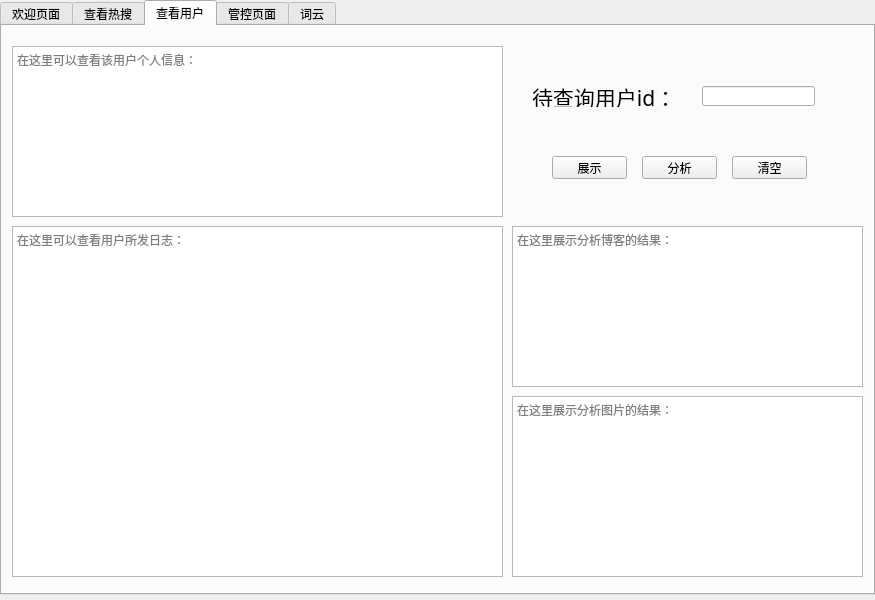
<?xml version="1.0" encoding="UTF-8"?>
<ui version="4.0">
 <class>Form</class>
 <widget class="QWidget" name="Form">
  <property name="geometry">
   <rect>
    <x>0</x>
    <y>0</y>
    <width>875</width>
    <height>600</height>
   </rect>
  </property>
  <property name="minimumSize">
   <size>
    <width>875</width>
    <height>600</height>
   </size>
  </property>
  <property name="maximumSize">
   <size>
    <width>875</width>
    <height>600</height>
   </size>
  </property>
  <property name="windowTitle">
   <string>欢迎来到微博管控系统</string>
  </property>
  <widget class="QTabWidget" name="tabWidget">
   <property name="geometry">
    <rect>
     <x>0</x>
     <y>0</y>
     <width>875</width>
     <height>595</height>
    </rect>
   </property>
   <property name="minimumSize">
    <size>
     <width>875</width>
     <height>595</height>
    </size>
   </property>
   <property name="maximumSize">
    <size>
     <width>875</width>
     <height>600</height>
    </size>
   </property>
   <property name="styleSheet">
    <string notr="true">E:/pythonProject/weibo/resource/background.jpg</string>
   </property>
   <property name="tabPosition">
    <enum>QTabWidget::North</enum>
   </property>
   <property name="tabShape">
    <enum>QTabWidget::Rounded</enum>
   </property>
   <property name="currentIndex">
    <number>2</number>
   </property>
   <widget class="QWidget" name="tab_3">
    <attribute name="title">
     <string>欢迎页面</string>
    </attribute>
    <widget class="QLabel" name="label_2">
     <property name="geometry">
      <rect>
       <x>140</x>
       <y>190</y>
       <width>571</width>
       <height>91</height>
      </rect>
     </property>
     <property name="font">
      <font>
       <family>微软雅黑</family>
       <pointsize>28</pointsize>
       <weight>75</weight>
       <italic>true</italic>
       <bold>true</bold>
       <underline>false</underline>
      </font>
     </property>
     <property name="text">
      <string>欢迎进入微博内容识别与管控系统</string>
     </property>
     <property name="alignment">
      <set>Qt::AlignCenter</set>
     </property>
    </widget>
   </widget>
   <widget class="QWidget" name="tab">
    <attribute name="title">
     <string>查看热搜</string>
    </attribute>
    <widget class="QPushButton" name="view_rs_button">
     <property name="geometry">
      <rect>
       <x>280</x>
       <y>510</y>
       <width>75</width>
       <height>23</height>
      </rect>
     </property>
     <property name="text">
      <string>查看热搜</string>
     </property>
    </widget>
    <widget class="QPushButton" name="clear_rs_button">
     <property name="geometry">
      <rect>
       <x>480</x>
       <y>510</y>
       <width>75</width>
       <height>23</height>
      </rect>
     </property>
     <property name="text">
      <string>清除热搜</string>
     </property>
    </widget>
    <widget class="QScrollArea" name="scrollArea">
     <property name="geometry">
      <rect>
       <x>0</x>
       <y>60</y>
       <width>861</width>
       <height>421</height>
      </rect>
     </property>
     <property name="widgetResizable">
      <bool>true</bool>
     </property>
     <widget class="QWidget" name="scrollAreaWidgetContents">
      <property name="geometry">
       <rect>
        <x>0</x>
        <y>0</y>
        <width>859</width>
        <height>419</height>
       </rect>
      </property>
      <layout class="QVBoxLayout" name="verticalLayout">
       <item>
        <widget class="QTreeView" name="hot_search">
         <property name="selectionBehavior">
          <enum>QAbstractItemView::SelectItems</enum>
         </property>
         <property name="uniformRowHeights">
          <bool>true</bool>
         </property>
        </widget>
       </item>
      </layout>
     </widget>
    </widget>
    <widget class="QLabel" name="label_14">
     <property name="geometry">
      <rect>
       <x>20</x>
       <y>10</y>
       <width>761</width>
       <height>41</height>
      </rect>
     </property>
     <property name="font">
      <font>
       <family>华文行楷</family>
       <pointsize>26</pointsize>
      </font>
     </property>
     <property name="text">
      <string>欢迎来到实时热搜查询界面</string>
     </property>
    </widget>
   </widget>
   <widget class="QWidget" name="tab_2">
    <attribute name="title">
     <string>查看用户</string>
    </attribute>
    <widget class="QTextBrowser" name="show_textBrowser">
     <property name="geometry">
      <rect>
       <x>10</x>
       <y>200</y>
       <width>491</width>
       <height>351</height>
      </rect>
     </property>
     <property name="placeholderText">
      <string>在这里可以查看用户所发日志：</string>
     </property>
    </widget>
    <widget class="QTextBrowser" name="analyze_textBrowser">
     <property name="geometry">
      <rect>
       <x>510</x>
       <y>200</y>
       <width>351</width>
       <height>161</height>
      </rect>
     </property>
     <property name="placeholderText">
      <string>在这里展示分析博客的结果：</string>
     </property>
    </widget>
    <widget class="QLabel" name="label">
     <property name="geometry">
      <rect>
       <x>530</x>
       <y>60</y>
       <width>151</width>
       <height>21</height>
      </rect>
     </property>
     <property name="font">
      <font>
       <family>仿宋</family>
       <pointsize>16</pointsize>
      </font>
     </property>
     <property name="text">
      <string>待查询用户id：</string>
     </property>
    </widget>
    <widget class="QPushButton" name="analyze_button">
     <property name="geometry">
      <rect>
       <x>640</x>
       <y>130</y>
       <width>75</width>
       <height>23</height>
      </rect>
     </property>
     <property name="text">
      <string>分析</string>
     </property>
    </widget>
    <widget class="QPushButton" name="clear_button">
     <property name="geometry">
      <rect>
       <x>730</x>
       <y>130</y>
       <width>75</width>
       <height>23</height>
      </rect>
     </property>
     <property name="text">
      <string>清空</string>
     </property>
    </widget>
    <widget class="QPushButton" name="show_button">
     <property name="geometry">
      <rect>
       <x>550</x>
       <y>130</y>
       <width>75</width>
       <height>23</height>
      </rect>
     </property>
     <property name="text">
      <string>展示</string>
     </property>
    </widget>
    <widget class="QLineEdit" name="lineEdit_5">
     <property name="geometry">
      <rect>
       <x>700</x>
       <y>60</y>
       <width>113</width>
       <height>20</height>
      </rect>
     </property>
    </widget>
    <widget class="QTextBrowser" name="user_textBrowser">
     <property name="geometry">
      <rect>
       <x>10</x>
       <y>20</y>
       <width>491</width>
       <height>171</height>
      </rect>
     </property>
     <property name="placeholderText">
      <string>在这里可以查看该用户个人信息：</string>
     </property>
    </widget>
    <widget class="QTextBrowser" name="pic_textBrowser">
     <property name="geometry">
      <rect>
       <x>510</x>
       <y>370</y>
       <width>351</width>
       <height>181</height>
      </rect>
     </property>
     <property name="placeholderText">
      <string>在这里展示分析图片的结果：</string>
     </property>
    </widget>
   </widget>
   <widget class="QWidget" name="tab_4">
    <attribute name="title">
     <string>管控页面</string>
    </attribute>
    <widget class="QTabWidget" name="tabWidget_2">
     <property name="geometry">
      <rect>
       <x>0</x>
       <y>10</y>
       <width>871</width>
       <height>561</height>
      </rect>
     </property>
     <property name="styleSheet">
      <string notr="true">E:/pythonProject/weibo/resource/warning.png</string>
     </property>
     <property name="tabPosition">
      <enum>QTabWidget::South</enum>
     </property>
     <property name="tabShape">
      <enum>QTabWidget::Rounded</enum>
     </property>
     <property name="currentIndex">
      <number>3</number>
     </property>
     <property name="elideMode">
      <enum>Qt::ElideMiddle</enum>
     </property>
     <property name="usesScrollButtons">
      <bool>true</bool>
     </property>
     <property name="documentMode">
      <bool>false</bool>
     </property>
     <property name="tabsClosable">
      <bool>false</bool>
     </property>
     <property name="movable">
      <bool>false</bool>
     </property>
     <widget class="QWidget" name="tab_8">
      <attribute name="title">
       <string>管控提醒</string>
      </attribute>
      <widget class="QLabel" name="label_10">
       <property name="geometry">
        <rect>
         <x>280</x>
         <y>120</y>
         <width>311</width>
         <height>101</height>
        </rect>
       </property>
       <property name="font">
        <font>
         <family>HGDY_CNKI</family>
         <pointsize>36</pointsize>
         <weight>75</weight>
         <italic>true</italic>
         <bold>true</bold>
         <underline>true</underline>
         <strikeout>false</strikeout>
        </font>
       </property>
       <property name="text">
        <string>WARNING！</string>
       </property>
      </widget>
      <widget class="QLabel" name="label_11">
       <property name="geometry">
        <rect>
         <x>40</x>
         <y>240</y>
         <width>791</width>
         <height>131</height>
        </rect>
       </property>
       <property name="font">
        <font>
         <family>华文行楷</family>
         <pointsize>18</pointsize>
        </font>
       </property>
       <property name="text">
        <string>这里可进行微博举报、评论区管控、ID管控，所有操作均会生效，请慎重！</string>
       </property>
      </widget>
     </widget>
     <widget class="QWidget" name="tab_5">
      <attribute name="title">
       <string>举报微博</string>
      </attribute>
      <widget class="QPushButton" name="clear_report_pushButton">
       <property name="geometry">
        <rect>
         <x>530</x>
         <y>330</y>
         <width>75</width>
         <height>23</height>
        </rect>
       </property>
       <property name="text">
        <string>取消</string>
       </property>
      </widget>
      <widget class="QPushButton" name="report_pushButton">
       <property name="geometry">
        <rect>
         <x>250</x>
         <y>330</y>
         <width>75</width>
         <height>23</height>
        </rect>
       </property>
       <property name="text">
        <string>提交</string>
       </property>
      </widget>
      <widget class="QLabel" name="label_3">
       <property name="geometry">
        <rect>
         <x>150</x>
         <y>150</y>
         <width>171</width>
         <height>41</height>
        </rect>
       </property>
       <property name="font">
        <font>
         <family>Agency FB</family>
         <pointsize>11</pointsize>
        </font>
       </property>
       <property name="text">
        <string>输入需要举报的微博url：</string>
       </property>
      </widget>
      <widget class="QLineEdit" name="report_lineEdit">
       <property name="geometry">
        <rect>
         <x>340</x>
         <y>160</y>
         <width>351</width>
         <height>21</height>
        </rect>
       </property>
      </widget>
      <widget class="QLabel" name="label_4">
       <property name="geometry">
        <rect>
         <x>150</x>
         <y>220</y>
         <width>181</width>
         <height>16</height>
        </rect>
       </property>
       <property name="font">
        <font>
         <family>Agency FB</family>
         <pointsize>11</pointsize>
        </font>
       </property>
       <property name="text">
        <string>请选择你想要举报的类型：</string>
       </property>
      </widget>
      <widget class="QComboBox" name="report_comboBox">
       <property name="geometry">
        <rect>
         <x>340</x>
         <y>220</y>
         <width>201</width>
         <height>21</height>
        </rect>
       </property>
       <item>
        <property name="text">
         <string>人身攻击</string>
        </property>
       </item>
       <item>
        <property name="text">
         <string>涉黄信息</string>
        </property>
       </item>
       <item>
        <property name="text">
         <string>有害信息</string>
        </property>
       </item>
       <item>
        <property name="text">
         <string>不良价值导向</string>
        </property>
       </item>
      </widget>
     </widget>
     <widget class="QWidget" name="tab_6">
      <attribute name="title">
       <string>评论区管控</string>
      </attribute>
      <widget class="QLabel" name="label_8">
       <property name="geometry">
        <rect>
         <x>200</x>
         <y>150</y>
         <width>201</width>
         <height>61</height>
        </rect>
       </property>
       <property name="font">
        <font>
         <family>微软雅黑</family>
         <pointsize>12</pointsize>
        </font>
       </property>
       <property name="text">
        <string>输入需要管控的博客地址：</string>
       </property>
      </widget>
      <widget class="QLineEdit" name="comment_id_lineEdit">
       <property name="geometry">
        <rect>
         <x>410</x>
         <y>170</y>
         <width>201</width>
         <height>20</height>
        </rect>
       </property>
      </widget>
      <widget class="QPushButton" name="comment_pushButton">
       <property name="geometry">
        <rect>
         <x>370</x>
         <y>260</y>
         <width>75</width>
         <height>23</height>
        </rect>
       </property>
       <property name="text">
        <string>提交</string>
       </property>
      </widget>
      <widget class="QLabel" name="label_5">
       <property name="geometry">
        <rect>
         <x>210</x>
         <y>320</y>
         <width>471</width>
         <height>51</height>
        </rect>
       </property>
       <property name="font">
        <font>
         <family>华光行楷_CNKI</family>
         <pointsize>20</pointsize>
        </font>
       </property>
       <property name="text">
        <string>注：此处发表的评论均为正能量评论！</string>
       </property>
      </widget>
     </widget>
     <widget class="QWidget" name="tab_7">
      <attribute name="title">
       <string>话题管控</string>
      </attribute>
      <widget class="QLabel" name="label_7">
       <property name="geometry">
        <rect>
         <x>210</x>
         <y>200</y>
         <width>161</width>
         <height>21</height>
        </rect>
       </property>
       <property name="font">
        <font>
         <family>微软雅黑</family>
         <pointsize>12</pointsize>
        </font>
       </property>
       <property name="text">
        <string>输入需要管控的话题：</string>
       </property>
      </widget>
      <widget class="QLineEdit" name="topic_lineEdit">
       <property name="geometry">
        <rect>
         <x>430</x>
         <y>200</y>
         <width>191</width>
         <height>20</height>
        </rect>
       </property>
      </widget>
      <widget class="QPushButton" name="topic_pushButton">
       <property name="geometry">
        <rect>
         <x>370</x>
         <y>360</y>
         <width>75</width>
         <height>23</height>
        </rect>
       </property>
       <property name="text">
        <string>提交</string>
       </property>
      </widget>
     </widget>
    </widget>
   </widget>
   <widget class="QWidget" name="tab_9">
    <attribute name="title">
     <string>词云</string>
    </attribute>
    <widget class="QLineEdit" name="cloud_lineEdit">
     <property name="geometry">
      <rect>
       <x>330</x>
       <y>230</y>
       <width>351</width>
       <height>21</height>
      </rect>
     </property>
    </widget>
    <widget class="QLabel" name="label_12">
     <property name="geometry">
      <rect>
       <x>70</x>
       <y>220</y>
       <width>231</width>
       <height>41</height>
      </rect>
     </property>
     <property name="font">
      <font>
       <family>微软雅黑</family>
       <pointsize>16</pointsize>
      </font>
     </property>
     <property name="text">
      <string>输入需要生成词云的url：</string>
     </property>
    </widget>
    <widget class="QPushButton" name="cloud_pushButton">
     <property name="geometry">
      <rect>
       <x>390</x>
       <y>360</y>
       <width>75</width>
       <height>23</height>
      </rect>
     </property>
     <property name="text">
      <string>确认</string>
     </property>
    </widget>
   </widget>
  </widget>
 </widget>
 <resources/>
 <connections/>
</ui>
